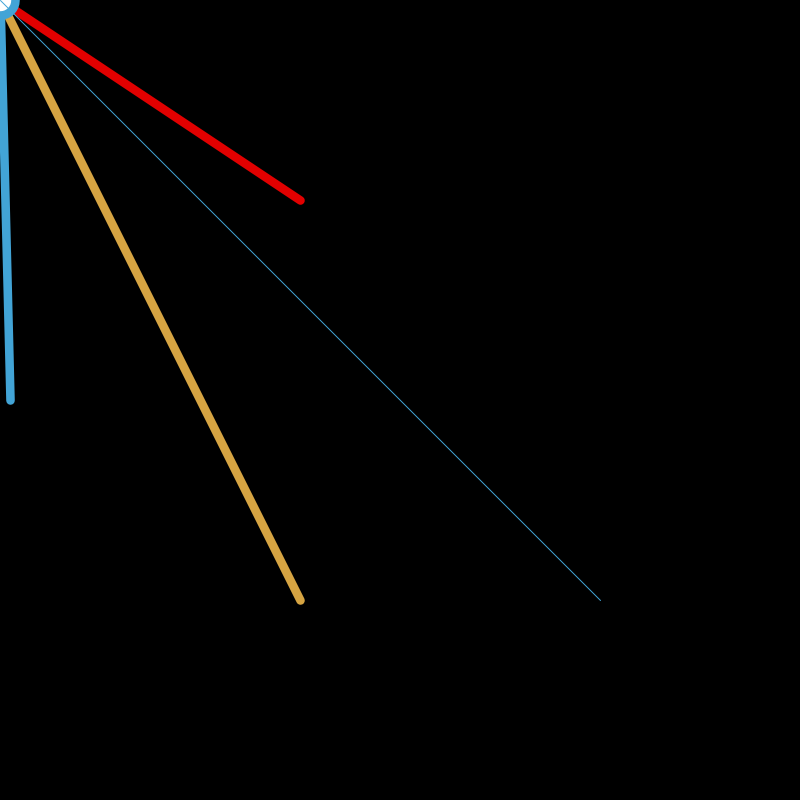
Frame 1 (no input)
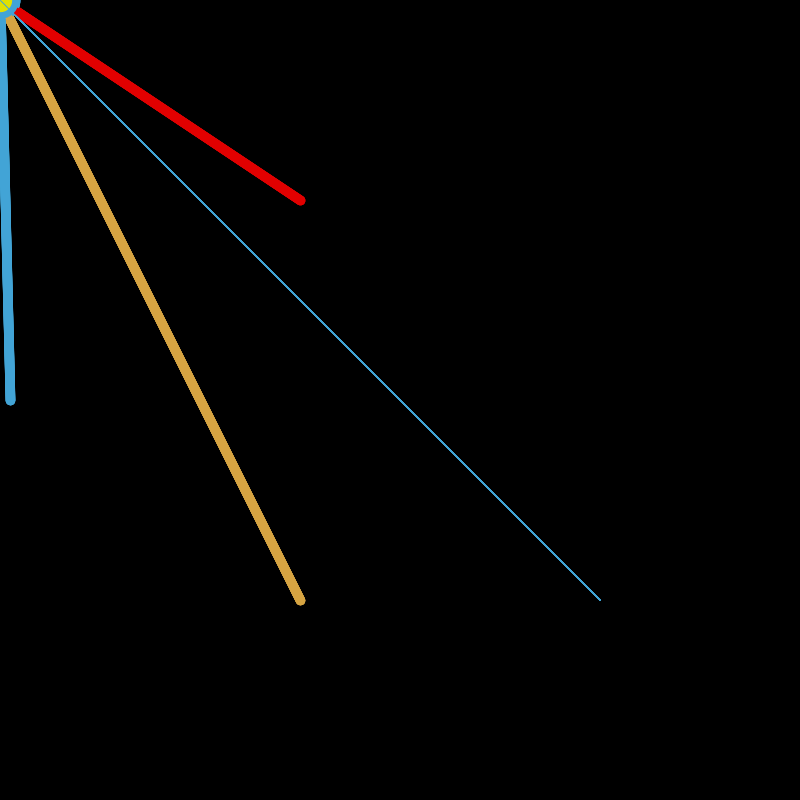
Frame 60 (the mouse pressed at the canvas centre just before this capture)
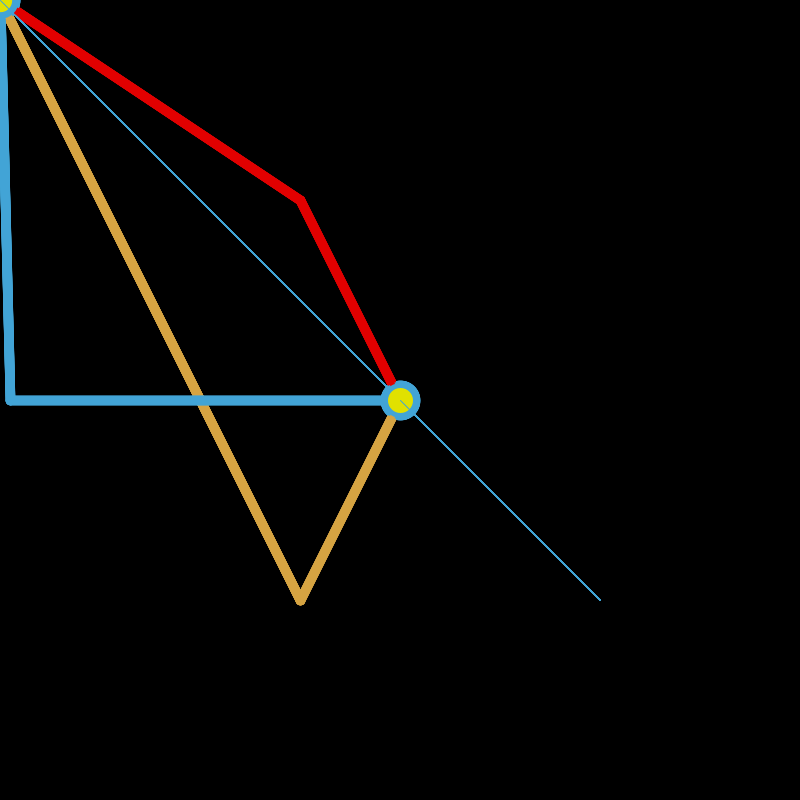
Frame 120 (the mouse held since frame 60 and released just before this capture)

The Processing sketch that drew these frames (run headless with seeded random() and noise(); from frame 60 on, the mouse is pressed at the canvas centre):

// Processing sketch: strokes
// ── strokes.pde
float x,y,angle,c;
int posX =0;
int posY =0;

float bleu = random(255);
float vert = random(255);
float rouge = random(225);
float epaisseur;

void setup() {
  size(800,800);
  background(0,0,0);
  frameRate(20);
  
}


void draw() {
  c+=random(0.1,0.5);
  //posx = 0+10;
  //posy = 50;
  
  epaisseur=random(10);
  stroke(225,0,0);
  strokeWeight(epaisseur);
  line(300, 200, mouseX, mouseY);
  
  stroke(rouge, bleu, vert);
  strokeWeight(epaisseur);
  line(mouseX,mouseY,300,600);
  
  stroke(vert,bleu,rouge);
  strokeWeight(epaisseur);
  line(10,400,mouseX,mouseY);
  
  ellipse(mouseX,mouseY,30,30);
 strokeWeight(1);
 fill(225,225,0);
 line(600,600,mouseX,mouseY);
 
  
  
  
}
